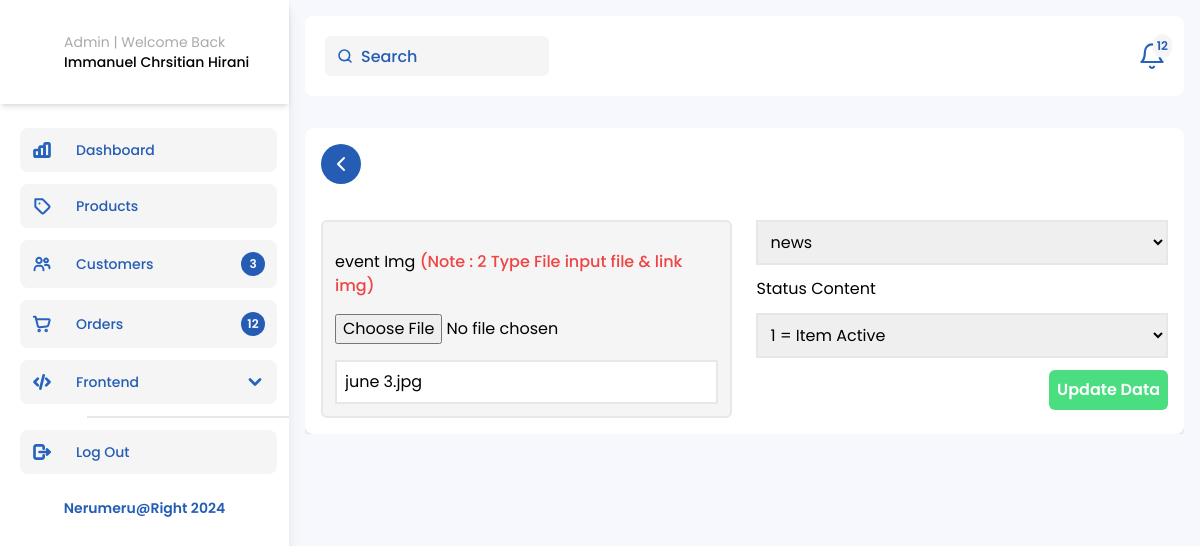
/Admin-news-UpdateData.php?news_id=10, run on the app's committed database.
### tables this page shows
CREATE TABLE `neru_event` (
  `event_id` int(11) NOT NULL,
  `event_type` varchar(50) NOT NULL,
  `event_img` varchar(100) NOT NULL,
  `status` int(1) NOT NULL,
  `insert_date` datetime NOT NULL DEFAULT current_timestamp(),
  `lastUpdate_date` datetime NOT NULL DEFAULT current_timestamp()
);

### function.php (called while the page is built, shortened)
<?php
$conn = mysqli_connect('localhost', 'root', '', 'nerumeru');
function query($query)
{
    global $conn;
    $result = mysqli_query($conn, $query);
    $rows = [];
    foreach ($result as $row) {
        $rows[] = $row;
    }
    return $rows;
}

### Admin-news-UpdateData.php (the view, shortened to what this page needs)
<?php
require "function.php";
$id = $_GET["news_id"];
$event = query("SELECT * FROM neru_event WHERE event_id = $id")[0];
?>
<!doctype html>
<html lang="en">
<head>
    <link rel="stylesheet" href="css/output.css" />
    <link rel="stylesheet" href="https://cdn.jsdelivr.net/npm/swiper@10/swiper-bundle.min.css" />
    <link rel="stylesheet" href="https://cdn.jsdelivr.net/npm/swiper@10/swiper-bundle.min.css" />
</head>
<body>
    <main class="my-0">
        <section class="admin relative h-screen overflow-hidden my-0">
            <div class="flex items-start justify-between">
                <?php include("sidebar.admin.php"); ?>
                <div class="flex flex-col gap-4 container">
                    <header class="z-40 flex items-center bg-white rounded-lg justify-between w-full h-20 px-5">
                        <div class="header-wrapper w-full flex items-center justify-between">
                            <span class="relative">
                                <input id="searchAdminNavbar" type="search" class="bg-white-neru px-3 rounded-md h-10 outline-none py-1 w-[224px] pl-9 xl:text-base md:text-sm text-xs" placeholder="Search" />
                            </span>
                            <div id="notifications" class="relative cursor-pointer">
                                <div class="badge absolute -right-2 -top-2 bg-white-neru rounded-full flex items-center justify-center p-1">
                                    <h6 class="text-xs text-blue-Neru font-semibold">12</h6>
                                </div>
                            </div>
                        </div>
                    </header>
                    <div class="max-h-screen w-full overflow-y-auto">
                        <div class="container bg-white rounded-lg shadow-md 3xl:h-[760px] 2xl:h-[550px] flex flex-col gap-3 overflow-y-auto mt-4">
                            <div class="WrapperBack mb-6 w-fit">
                                <a href="Admin-Homepage.php" class="bg-blue-Neru w-fit text-white px-2 rounded-full py-2 cursor-pointer font-semibold text-base flex items-center gap-3">
                                    <svg xmlns="http://www.w3.org/2000/svg" class="icon icon-tabler icon-tabler-chevron-left" width="24" height="24" viewBox="0 0 24 24" stroke-width="2" stroke="currentColor" fill="none" stroke-linecap="round" stroke-linejoin="round">
                                        <path stroke="none" d="M0 0h24v24H0z" fill="none" />
                                        <path d="M15 6l-6 6l6 6" />
                                    </svg>
                                </a>
                            </div>
                            <form class="w-full" action="" method="post" enctype="multipart/form-data">
                                <div class="grid grid-cols-2 gap-6">
                                    <div class="flex flex-col w-full gap-3">
                                        <div class="w-full flex flex-col gap-4  bg-white-neru rounded-md border-2 p-3">
                                            <label for="">event Img <span class="text-red-500 font-medium">(Note : 2 Type File input file & link img)</span> </label>
                                            <input type="file" name="gambar">
                                            <input class="w-full p-2 outline-none border-2" type="text" name="event_img" value="<?= $event["event_img"] ?>" />
                                        </div>
                                    </div>
                                    <div class="flex flex-col w-full gap-3">
                                        <select name="event_type" class="w-full p-2 outline-none border-2" name="status" id="status">
                                            <option value="<?= $event["event_type"] ?>"><?= $event["event_type"] ?></option>
                                        </select>
                                        <label for="">Status Content</label>
                                        <select class="w-full p-2 outline-none border-2" name="status" id="status">
                                            <option> <?= $event["status"] ?>
                                                <?php if ($event["status"] === "1") : ?>
                                                    <?= "= Item Active" ?>
                                                <?php else : ?>
                                                    <?= "= Item Non-Active" ?>
                                                <?php endif; ?>
                                            </option>
                                        </select>
                                        <button type="submit" name="submit" class="bg-green-400 p-2 rounded-md text-white font-semibold w-fit self-end">Update Data</button>
                                    </div>
                                </div>
                            </form>
                        </div>
                    </div>
                </div>
            </div>
        </section>
    </main>
</body>
</html>

### data on the page
neru_event: event_img "june 3.jpg", event_type "news", status "1 = Item Active"

### other printed values
$total_users "3"
